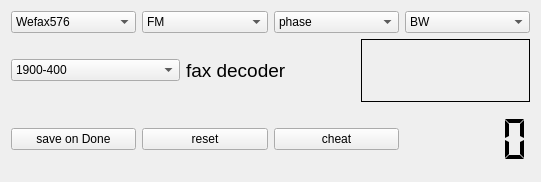
<?xml version="1.0" encoding="UTF-8"?>
<ui version="4.0">
 <class>fax_decoder</class>
 <widget class="QWidget" name="fax_decoder">
  <property name="geometry">
   <rect>
    <x>0</x>
    <y>0</y>
    <width>541</width>
    <height>182</height>
   </rect>
  </property>
  <property name="windowTitle">
   <string>fax-decoder</string>
  </property>
  <layout class="QVBoxLayout" name="verticalLayout">
   <item>
    <layout class="QHBoxLayout" name="horizontalLayout">
     <item>
      <widget class="QComboBox" name="iocSetter">
       <property name="toolTip">
        <string>&lt;html&gt;&lt;head/&gt;&lt;body&gt;&lt;p&gt;FAX mode, implies some settings.&lt;/p&gt;&lt;/body&gt;&lt;/html&gt;</string>
       </property>
       <item>
        <property name="text">
         <string>Wefax576</string>
        </property>
       </item>
       <item>
        <property name="text">
         <string>Wefax288</string>
        </property>
       </item>
      </widget>
     </item>
     <item>
      <widget class="QComboBox" name="modeSetter">
       <item>
        <property name="text">
         <string>FM</string>
        </property>
       </item>
       <item>
        <property name="text">
         <string>AM</string>
        </property>
       </item>
      </widget>
     </item>
     <item>
      <widget class="QComboBox" name="phaseSetter">
       <property name="toolTip">
        <string>&lt;html&gt;&lt;head/&gt;&lt;body&gt;&lt;p&gt;Normal or inverse (i.e.back and white).&lt;/p&gt;&lt;/body&gt;&lt;/html&gt;</string>
       </property>
       <item>
        <property name="text">
         <string>phase</string>
        </property>
       </item>
       <item>
        <property name="text">
         <string>inverse</string>
        </property>
       </item>
      </widget>
     </item>
     <item>
      <widget class="QComboBox" name="colorSetter">
       <property name="toolTip">
        <string>&lt;html&gt;&lt;head/&gt;&lt;body&gt;&lt;p&gt;Black and white or color.&lt;/p&gt;&lt;/body&gt;&lt;/html&gt;</string>
       </property>
       <item>
        <property name="text">
         <string>BW</string>
        </property>
       </item>
       <item>
        <property name="text">
         <string>GRAY</string>
        </property>
       </item>
       <item>
        <property name="text">
         <string>COLOR</string>
        </property>
       </item>
      </widget>
     </item>
    </layout>
   </item>
   <item>
    <layout class="QHBoxLayout" name="horizontalLayout_2">
     <item>
      <widget class="QComboBox" name="deviationSetter">
       <item>
        <property name="text">
         <string>1900-400</string>
        </property>
       </item>
       <item>
        <property name="text">
         <string>1950-450</string>
        </property>
       </item>
      </widget>
     </item>
     <item>
      <widget class="QLabel" name="label">
       <property name="font">
        <font>
         <pointsize>14</pointsize>
        </font>
       </property>
       <property name="text">
        <string>fax decoder</string>
       </property>
      </widget>
     </item>
     <item>
      <widget class="QLabel" name="showState">
       <property name="toolTip">
        <string>&lt;html&gt;&lt;head/&gt;&lt;body&gt;&lt;p&gt;Current state of operation.&lt;/p&gt;&lt;/body&gt;&lt;/html&gt;</string>
       </property>
       <property name="frameShape">
        <enum>QFrame::Box</enum>
       </property>
       <property name="text">
        <string/>
       </property>
      </widget>
     </item>
    </layout>
   </item>
   <item>
    <layout class="QHBoxLayout" name="horizontalLayout_3">
     <item>
      <widget class="QPushButton" name="saveButton">
       <property name="toolTip">
        <string>&lt;html&gt;&lt;head/&gt;&lt;body&gt;&lt;p&gt;Save the picture when the end is reached. A menu will apear at the end with which a file(name) can be selected.&lt;/p&gt;&lt;/body&gt;&lt;/html&gt;</string>
       </property>
       <property name="text">
        <string>save on Done</string>
       </property>
      </widget>
     </item>
     <item>
      <widget class="QPushButton" name="resetButton">
       <property name="text">
        <string>reset</string>
       </property>
      </widget>
     </item>
     <item>
      <widget class="QPushButton" name="cheatButton">
       <property name="text">
        <string>cheat</string>
       </property>
      </widget>
     </item>
     <item>
      <widget class="QLCDNumber" name="lineNumber">
       <property name="lineWidth">
        <number>0</number>
       </property>
       <property name="segmentStyle">
        <enum>QLCDNumber::Flat</enum>
       </property>
      </widget>
     </item>
    </layout>
   </item>
  </layout>
 </widget>
 <resources/>
 <connections/>
</ui>
